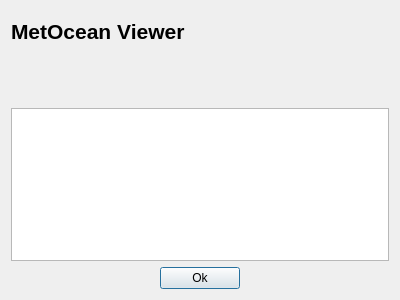
<?xml version="1.0" encoding="UTF-8"?>
<ui version="4.0">
 <comment>
//-------------------------------GPL-------------------------------------//
//
// MetOcean Viewer - A simple interface for viewing hydrodynamic model data
// Copyright (C) 2015  Zach Cobell
//
// This program is free software: you can redistribute it and/or modify
// it under the terms of the GNU General Public License as published by
// the Free Software Foundation, either version 3 of the License, or
// (at your option) any later version.
//
// This program is distributed in the hope that it will be useful,
// but WITHOUT ANY WARRANTY; without even the implied warranty of
// MERCHANTABILITY or FITNESS FOR A PARTICULAR PURPOSE.  See the
// GNU General Public License for more details.
//
// You should have received a copy of the GNU General Public License
// along with this program.  If not, see http://www.gnu.org/licenses/.
//
//-----------------------------------------------------------------------//
</comment>
<class>mov_dialog_update</class>
 <widget class="QDialog" name="update_dialog">
  <property name="geometry">
   <rect>
    <x>0</x>
    <y>0</y>
    <width>400</width>
    <height>300</height>
   </rect>
  </property>
  <property name="windowTitle">
   <string>Check For Updates</string>
  </property>
  <layout class="QVBoxLayout" name="verticalLayout">
   <item>
    <layout class="QHBoxLayout" name="horizontalLayout">
     <item>
      <widget class="QLabel" name="label_header">
       <property name="sizePolicy">
        <sizepolicy hsizetype="Fixed" vsizetype="Fixed">
         <horstretch>0</horstretch>
         <verstretch>0</verstretch>
        </sizepolicy>
       </property>
       <property name="minimumSize">
        <size>
         <width>225</width>
         <height>25</height>
        </size>
       </property>
       <property name="maximumSize">
        <size>
         <width>200</width>
         <height>75</height>
        </size>
       </property>
       <property name="font">
        <font>
         <pointsize>16</pointsize>
         <weight>75</weight>
         <bold>true</bold>
        </font>
       </property>
       <property name="text">
        <string>MetOcean Viewer</string>
       </property>
       <property name="alignment">
        <set>Qt::AlignLeading|Qt::AlignLeft|Qt::AlignTop</set>
       </property>
      </widget>
     </item>
     <item>
      <spacer name="horizontalSpacer_3">
       <property name="orientation">
        <enum>Qt::Horizontal</enum>
       </property>
       <property name="sizeHint" stdset="0">
        <size>
         <width>40</width>
         <height>20</height>
        </size>
       </property>
      </spacer>
     </item>
     <item>
      <widget class="QLabel" name="logo">
       <property name="sizePolicy">
        <sizepolicy hsizetype="Fixed" vsizetype="Fixed">
         <horstretch>0</horstretch>
         <verstretch>0</verstretch>
        </sizepolicy>
       </property>
       <property name="minimumSize">
        <size>
         <width>91</width>
         <height>91</height>
        </size>
       </property>
       <property name="maximumSize">
        <size>
         <width>91</width>
         <height>91</height>
        </size>
       </property>
       <property name="text">
        <string/>
       </property>
       <property name="pixmap">
        <pixmap resource="../MetOceanViewer.qrc">:/rsc/img/logo_small.png</pixmap>
       </property>
       <property name="scaledContents">
        <bool>true</bool>
       </property>
      </widget>
     </item>
    </layout>
   </item>
   <item>
    <widget class="QTextBrowser" name="text_update">
     <property name="enabled">
      <bool>true</bool>
     </property>
     <property name="font">
      <font>
       <pointsize>8</pointsize>
       <weight>50</weight>
       <bold>false</bold>
      </font>
     </property>
     <property name="html">
      <string>&lt;!DOCTYPE HTML PUBLIC &quot;-//W3C//DTD HTML 4.0//EN&quot; &quot;http://www.w3.org/TR/REC-html40/strict.dtd&quot;&gt;
&lt;html&gt;&lt;head&gt;&lt;meta name=&quot;qrichtext&quot; content=&quot;1&quot; /&gt;&lt;style type=&quot;text/css&quot;&gt;
p, li { white-space: pre-wrap; }
&lt;/style&gt;&lt;/head&gt;&lt;body style=&quot; font-family:'MS Shell Dlg 2'; font-size:8pt; font-weight:400; font-style:normal;&quot;&gt;
&lt;p style=&quot;-qt-paragraph-type:empty; margin-top:0px; margin-bottom:0px; margin-left:0px; margin-right:0px; -qt-block-indent:0; text-indent:0px;&quot;&gt;&lt;br /&gt;&lt;/p&gt;&lt;/body&gt;&lt;/html&gt;</string>
     </property>
     <property name="openExternalLinks">
      <bool>true</bool>
     </property>
    </widget>
   </item>
   <item>
    <layout class="QHBoxLayout" name="horizontalLayout_2">
     <item>
      <spacer name="horizontalSpacer">
       <property name="orientation">
        <enum>Qt::Horizontal</enum>
       </property>
       <property name="sizeHint" stdset="0">
        <size>
         <width>40</width>
         <height>20</height>
        </size>
       </property>
      </spacer>
     </item>
     <item>
      <widget class="QPushButton" name="button_ok">
       <property name="text">
        <string>Ok</string>
       </property>
      </widget>
     </item>
     <item>
      <spacer name="horizontalSpacer_2">
       <property name="orientation">
        <enum>Qt::Horizontal</enum>
       </property>
       <property name="sizeHint" stdset="0">
        <size>
         <width>40</width>
         <height>20</height>
        </size>
       </property>
      </spacer>
     </item>
    </layout>
   </item>
  </layout>
 </widget>
 <resources>
  <include location="../MetOceanViewer.qrc"/>
 </resources>
 <connections/>
</ui>
